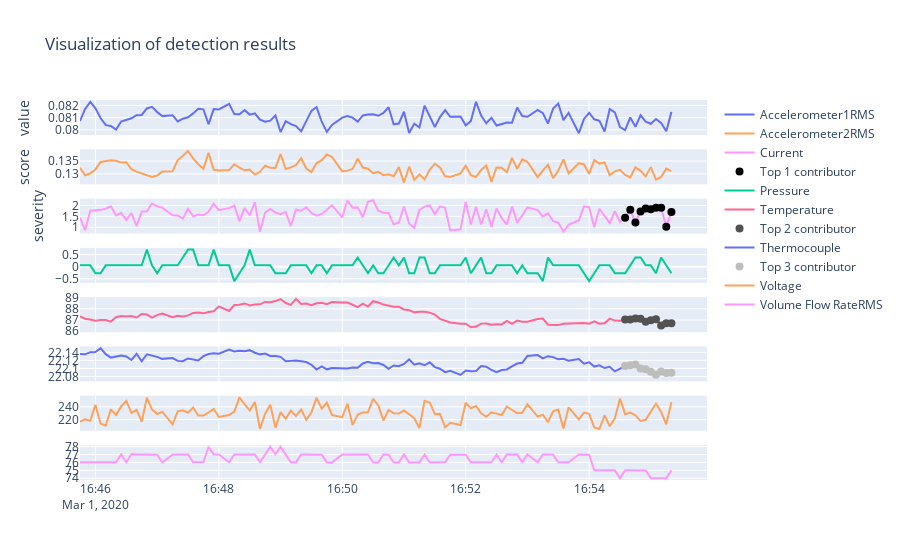

Notebook cell for this chart:
### Code cell
fig = make_subplots(rows=len(sample_input_df.columns), cols=1, shared_xaxes=True)
colors = [px.colors.sequential.Greys[-1], px.colors.sequential.Greys[-3], px.colors.sequential.Greys[-6]]
for idx, v in enumerate(sample_input_df.columns):
    fig.add_trace(go.Scatter(x=sample_input_df.index, y=sample_input_df[v], 
                             mode='lines',
                             name=v),
                  row=idx+1, col=1)
    for i in range(num_contributors):
        fig.add_trace(go.Scatter(x=anomaly_contributor[v][i+1]['timestamp'], y=anomaly_contributor[v][i+1]['value'],
                                mode="markers", name=f"Top {i+1} contributor",
                                marker=dict(
                                    color=colors[i],
                                    size=8,
                                )),
                    row=idx+1, col=1)
fig.update_layout(
    title_text="Visualization of detection results"
)
fig.update_yaxes(title_text="value", row=1, col=1)
fig.update_yaxes(title_text="score", row=2, col=1)
fig.update_yaxes(title_text="severity", row=3, col=1)
fig.show()
